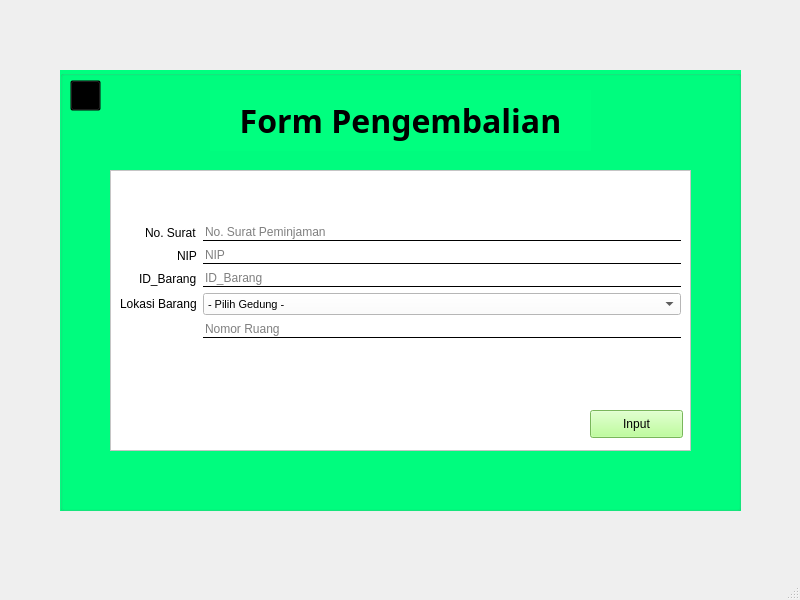
<?xml version="1.0" encoding="UTF-8"?>
<ui version="4.0">
 <class>Balikin</class>
 <widget class="QMainWindow" name="Balikin">
  <property name="geometry">
   <rect>
    <x>0</x>
    <y>0</y>
    <width>800</width>
    <height>600</height>
   </rect>
  </property>
  <property name="windowTitle">
   <string>Pengembalian</string>
  </property>
  <widget class="QWidget" name="centralwidget">
   <widget class="QGroupBox" name="groupBox">
    <property name="geometry">
     <rect>
      <x>60</x>
      <y>70</y>
      <width>681</width>
      <height>441</height>
     </rect>
    </property>
    <property name="styleSheet">
     <string notr="true">background-color: rgb(0, 255, 127);</string>
    </property>
    <property name="title">
     <string/>
    </property>
    <widget class="QLabel" name="label">
     <property name="geometry">
      <rect>
       <x>150</x>
       <y>20</y>
       <width>381</width>
       <height>61</height>
      </rect>
     </property>
     <property name="font">
      <font>
       <family>Adobe Gothic Std</family>
       <pointsize>24</pointsize>
       <weight>75</weight>
       <bold>true</bold>
      </font>
     </property>
     <property name="text">
      <string>Form Pengembalian</string>
     </property>
     <property name="alignment">
      <set>Qt::AlignCenter</set>
     </property>
    </widget>
    <widget class="QFrame" name="frame">
     <property name="geometry">
      <rect>
       <x>50</x>
       <y>100</y>
       <width>581</width>
       <height>281</height>
      </rect>
     </property>
     <property name="styleSheet">
      <string notr="true">background-color: rgb(255, 255, 255);</string>
     </property>
     <property name="frameShape">
      <enum>QFrame::StyledPanel</enum>
     </property>
     <property name="frameShadow">
      <enum>QFrame::Raised</enum>
     </property>
     <widget class="QWidget" name="formLayoutWidget">
      <property name="geometry">
       <rect>
        <x>10</x>
        <y>10</y>
        <width>561</width>
        <height>201</height>
       </rect>
      </property>
      <layout class="QFormLayout" name="formLayout">
       <property name="labelAlignment">
        <set>Qt::AlignRight|Qt::AlignTrailing|Qt::AlignVCenter</set>
       </property>
       <property name="formAlignment">
        <set>Qt::AlignRight|Qt::AlignTrailing|Qt::AlignVCenter</set>
       </property>
       <item row="0" column="0">
        <widget class="QLabel" name="label_2">
         <property name="text">
          <string>No. Surat</string>
         </property>
        </widget>
       </item>
       <item row="0" column="1">
        <widget class="QLineEdit" name="No_Surat">
         <property name="styleSheet">
          <string notr="true">background:transparent;
color: rgb(0, 0, 0);
border:none;
border-bottom:1px solid;</string>
         </property>
         <property name="text">
          <string/>
         </property>
         <property name="placeholderText">
          <string>No. Surat Peminjaman</string>
         </property>
         <property name="clearButtonEnabled">
          <bool>false</bool>
         </property>
        </widget>
       </item>
       <item row="1" column="0">
        <widget class="QLabel" name="label_3">
         <property name="text">
          <string>NIP</string>
         </property>
        </widget>
       </item>
       <item row="1" column="1">
        <widget class="QLineEdit" name="NIP">
         <property name="styleSheet">
          <string notr="true">background:transparent;
color: rgb(0, 0, 0);
border:none;
border-bottom:1px solid;</string>
         </property>
         <property name="inputMethodHints">
          <set>Qt::ImhTime</set>
         </property>
         <property name="text">
          <string/>
         </property>
         <property name="placeholderText">
          <string>NIP</string>
         </property>
         <property name="clearButtonEnabled">
          <bool>false</bool>
         </property>
        </widget>
       </item>
       <item row="2" column="0">
        <widget class="QLabel" name="label_4">
         <property name="text">
          <string>ID_Barang</string>
         </property>
        </widget>
       </item>
       <item row="2" column="1">
        <widget class="QLineEdit" name="ID_Barang">
         <property name="styleSheet">
          <string notr="true">background:transparent;
color: rgb(0, 0, 0);
border:none;
border-bottom:1px solid;</string>
         </property>
         <property name="text">
          <string/>
         </property>
         <property name="placeholderText">
          <string>ID_Barang</string>
         </property>
         <property name="clearButtonEnabled">
          <bool>false</bool>
         </property>
        </widget>
       </item>
       <item row="3" column="0">
        <widget class="QLabel" name="label_8">
         <property name="text">
          <string>Lokasi Barang</string>
         </property>
        </widget>
       </item>
       <item row="3" column="1">
        <widget class="QComboBox" name="Pilih_Gedung">
         <property name="font">
          <font>
           <family>MS Shell Dlg 2</family>
           <pointsize>8</pointsize>
          </font>
         </property>
         <property name="currentText">
          <string>- Pilih Gedung -</string>
         </property>
         <item>
          <property name="text">
           <string>- Pilih Gedung -</string>
          </property>
         </item>
         <item>
          <property name="text">
           <string>A</string>
          </property>
         </item>
         <item>
          <property name="text">
           <string>B</string>
          </property>
         </item>
         <item>
          <property name="text">
           <string>C</string>
          </property>
         </item>
         <item>
          <property name="text">
           <string>D</string>
          </property>
         </item>
         <item>
          <property name="text">
           <string>E</string>
          </property>
         </item>
         <item>
          <property name="text">
           <string>F</string>
          </property>
         </item>
         <item>
          <property name="text">
           <string>GKU</string>
          </property>
         </item>
         <item>
          <property name="text">
           <string>Labtek1</string>
          </property>
         </item>
         <item>
          <property name="text">
           <string>Labtek2</string>
          </property>
         </item>
         <item>
          <property name="text">
           <string>Labtek3</string>
          </property>
         </item>
        </widget>
       </item>
       <item row="4" column="1">
        <widget class="QLineEdit" name="No_Ruangan">
         <property name="styleSheet">
          <string notr="true">background:transparent;
color: rgb(0, 0, 0);
border:none;
border-bottom:1px solid;</string>
         </property>
         <property name="text">
          <string/>
         </property>
         <property name="placeholderText">
          <string>Nomor Ruang</string>
         </property>
         <property name="clearButtonEnabled">
          <bool>false</bool>
         </property>
        </widget>
       </item>
      </layout>
     </widget>
     <widget class="QPushButton" name="Input">
      <property name="geometry">
       <rect>
        <x>480</x>
        <y>240</y>
        <width>93</width>
        <height>28</height>
       </rect>
      </property>
      <property name="sizePolicy">
       <sizepolicy hsizetype="Preferred" vsizetype="Preferred">
        <horstretch>0</horstretch>
        <verstretch>0</verstretch>
       </sizepolicy>
      </property>
      <property name="styleSheet">
       <string notr="true">background-color: rgb(170, 255, 127);
gridline-color: rgb(0, 0, 0);
selection-color: rgb(255, 255, 255);
selection-background-color: rgb(255, 255, 255);</string>
      </property>
      <property name="text">
       <string>Input</string>
      </property>
      <property name="autoDefault">
       <bool>false</bool>
      </property>
      <property name="default">
       <bool>false</bool>
      </property>
      <property name="flat">
       <bool>false</bool>
      </property>
     </widget>
    </widget>
    <widget class="QPushButton" name="BackButton">
     <property name="geometry">
      <rect>
       <x>10</x>
       <y>10</y>
       <width>31</width>
       <height>31</height>
      </rect>
     </property>
     <property name="font">
      <font>
       <kerning>false</kerning>
      </font>
     </property>
     <property name="cursor">
      <cursorShape>ArrowCursor</cursorShape>
     </property>
     <property name="mouseTracking">
      <bool>false</bool>
     </property>
     <property name="autoFillBackground">
      <bool>false</bool>
     </property>
     <property name="styleSheet">
      <string notr="true">color: rgb(170, 255, 255);
background-color: transparent;
</string>
     </property>
     <property name="text">
      <string/>
     </property>
    </widget>
    <widget class="QLabel" name="label_9">
     <property name="geometry">
      <rect>
       <x>10</x>
       <y>10</y>
       <width>31</width>
       <height>31</height>
      </rect>
     </property>
     <property name="text">
      <string/>
     </property>
     <property name="pixmap">
      <pixmap>icon/BackIcon.png</pixmap>
     </property>
     <property name="scaledContents">
      <bool>true</bool>
     </property>
    </widget>
    <zorder>label</zorder>
    <zorder>frame</zorder>
    <zorder>label_9</zorder>
    <zorder>BackButton</zorder>
   </widget>
  </widget>
  <widget class="QStatusBar" name="statusbar"/>
 </widget>
 <resources/>
 <connections/>
</ui>
